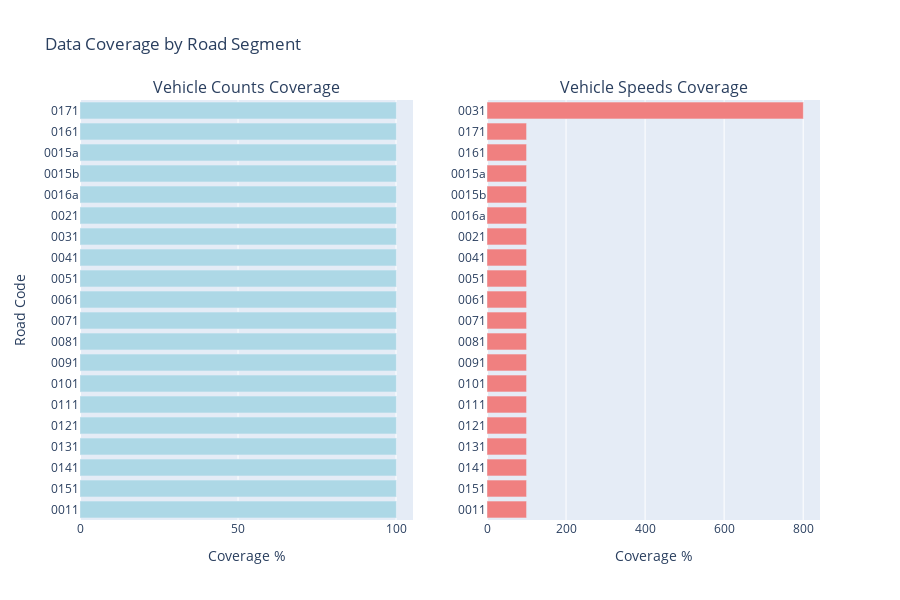

Here is the notebook cell this chart was saved with:
### Code cell
# Visualize temporal coverage
fig = make_subplots(
    rows=1, cols=2,
    subplot_titles=('Vehicle Counts Coverage', 'Vehicle Speeds Coverage')
)

# Counts coverage
fig.add_trace(
    go.Bar(
        x=coverage_counts.sort_values('Coverage%')['Coverage%'].values,
        y=coverage_counts.sort_values('Coverage%').index,
        orientation='h',
        marker_color='lightblue',
        name='Counts'
    ),
    row=1, col=1
)

# Speeds coverage
fig.add_trace(
    go.Bar(
        x=coverage_speeds.sort_values('Coverage%')['Coverage%'].values,
        y=coverage_speeds.sort_values('Coverage%').index,
        orientation='h',
        marker_color='lightcoral',
        name='Speeds'
    ),
    row=1, col=2
)

fig.update_xaxes(title_text="Coverage %", row=1, col=1)
fig.update_xaxes(title_text="Coverage %", row=1, col=2)
fig.update_yaxes(title_text="Road Code", row=1, col=1)

fig.update_layout(
    height=600,
    title_text="Data Coverage by Road Segment",
    showlegend=False
)

fig.show()

### Figure 1 — Plotly figure (JSON) as saved in the notebook; plotly's stock layout.template omitted (floating-point values rounded to 4 significant figures)
{"data": [{"marker": {"color": "lightblue"}, "name": "Counts", "orientation": "h", "type": "bar", "x": [100.1, 100.1, 100.1, 100.1, 100.1, 100.1, 100.1, 100.1, 100.1, 100.1, 100.1, 100.1, 100.1, 100.1, 100.1, 100.1, 100.1, 100.1, 100.1, 100.1], "xaxis": "x", "y": ["0011", "0151", "0141", "0131", "0121", "0111", "0101", "0091", "0081", "0071", "0061", "0051", "0041", "0031", "0021", "0016a", "0015b", "0015a", "0161", "0171"], "yaxis": "y"}, {"marker": {"color": "lightcoral"}, "name": "Speeds", "orientation": "h", "type": "bar", "x": [100.1, 100.1, 100.1, 100.1, 100.1, 100.1, 100.1, 100.1, 100.1, 100.1, 100.1, 100.1, 100.1, 100.1, 100.1, 100.1, 100.1, 100.1, 100.1, 800.4], "xaxis": "x2", "y": ["0011", "0151", "0141", "0131", "0121", "0111", "0101", "0091", "0081", "0071", "0061", "0051", "0041", "0021", "0016a", "0015b", "0015a", "0161", "0171", "0031"], "yaxis": "y2"}], "layout": {"annotations": [{"font": {"size": 16}, "showarrow": false, "text": "Vehicle Counts Coverage", "x": 0.225, "xanchor": "center", "xref": "paper", "y": 1, "yanchor": "bottom", "yref": "paper"}, {"font": {"size": 16}, "showarrow": false, "text": "Vehicle Speeds Coverage", "x": 0.775, "xanchor": "center", "xref": "paper", "y": 1, "yanchor": "bottom", "yref": "paper"}], "height": 600, "showlegend": false, "title": {"text": "Data Coverage by Road Segment"}, "xaxis": {"anchor": "y", "domain": [0, 0.45], "title": {"text": "Coverage %"}}, "xaxis2": {"anchor": "y2", "domain": [0.55, 1], "title": {"text": "Coverage %"}}, "yaxis": {"anchor": "x", "domain": [0, 1], "title": {"text": "Road Code"}}, "yaxis2": {"anchor": "x2", "domain": [0, 1]}}}
